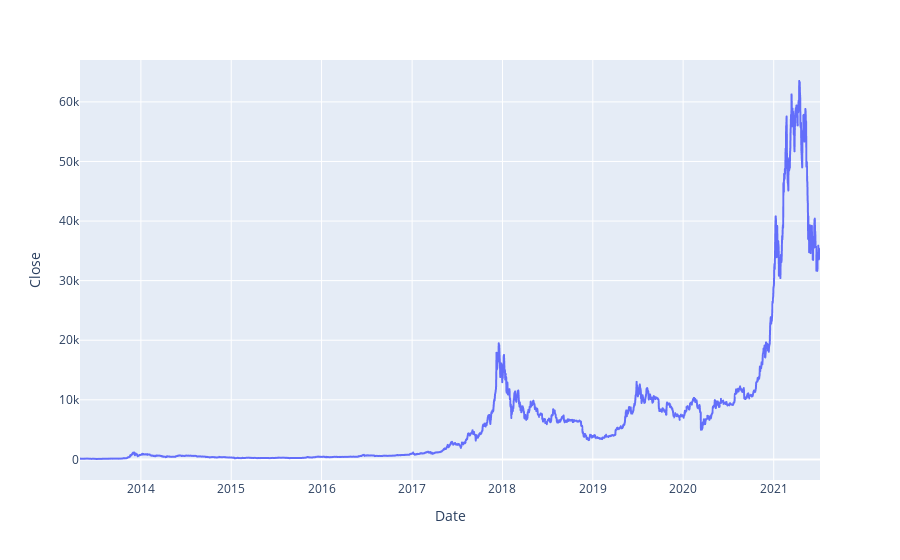

Notebook cell for this chart:
### Code cell
fig = px.line(data, x='Date', y="Close")
fig.show();

### Figure 1 — Plotly figure (JSON) as saved in the notebook; plotly's stock layout.template omitted (floating-point values rounded to 4 significant figures; data arrays with more than 128 entries replaced by an {"elided": "..."} marker saying what was removed)
{"data": [{"hovertemplate": "Date=%{x}<br>Close=%{y}<extra></extra>", "legendgroup": "", "line": {"color": "#636efa", "dash": "solid"}, "marker": {"symbol": "circle"}, "mode": "lines", "name": "", "showlegend": false, "x": {"elided": "2991 str values"}, "xaxis": "x", "y": {"elided": "2991 float values"}, "yaxis": "y", "type": "scattergl"}], "layout": {"xaxis": {"anchor": "y", "domain": [0, 1], "title": {"text": "Date"}}, "yaxis": {"anchor": "x", "domain": [0, 1], "title": {"text": "Close"}}, "legend": {"tracegroupgap": 0}, "margin": {"t": 60}}}
